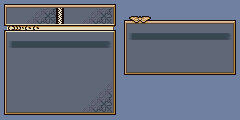

The image is a tile-based game level rendered from a .tmx file. Its description and complete source (layers, tilesets, objects, tile grids) follow:
An orthogonal 30x15 tile map with 8x8 px tiles, 1 tile layer (Tile Layer 1).

<map version="1.10" tiledversion="1.11.2" orientation="orthogonal" renderorder="right-down" width="30" height="15" tilewidth="8" tileheight="8" infinite="0" nextlayerid="2" nextobjectid="1">
 <tileset firstgid="1" source="../../Image/Png/MenuTiles.tsx" />
 <layer id="1" name="Tile Layer 1" width="30" height="15">
  <data encoding="csv">
2,3,3,3,3,3,3,3,3,3,3,3,3,3,6,1,1,1,1,1,1,1,1,1,1,1,1,1,1,1,
8,9,9,9,63,65,67,48,9,9,9,63,65,67,11,1,1,1,1,1,1,1,1,1,1,1,1,1,1,1,
8,9,9,63,65,67,69,48,9,9,63,65,67,69,11,2,50,51,52,3,3,3,3,3,3,3,3,3,3,6,
35,36,37,38,38,39,39,39,39,39,39,39,39,39,40,7,9,9,9,9,9,9,9,9,9,9,9,9,9,11,
8,9,9,9,9,9,9,9,9,9,9,9,9,9,11,7,44,45,45,45,45,45,45,45,45,45,45,45,46,11,
7,44,45,45,45,45,45,45,45,45,45,45,45,46,11,7,9,9,9,9,9,9,9,9,9,9,9,9,9,11,
8,9,9,9,9,9,9,9,9,9,9,9,9,9,11,7,9,9,9,9,9,9,9,9,9,9,9,9,9,11,
8,9,9,9,9,9,9,9,9,9,9,9,9,9,11,7,9,9,9,9,9,9,9,9,9,9,9,9,9,11,
8,9,9,9,9,9,9,9,9,9,9,9,9,9,11,7,9,9,9,9,9,9,9,9,9,9,9,9,9,11,
8,9,9,9,9,9,9,9,9,9,9,9,9,9,11,27,28,28,28,28,28,28,28,28,28,28,28,28,28,32,
8,9,9,9,9,9,9,9,9,9,9,9,9,63,11,1,1,1,1,1,1,1,1,1,1,1,1,1,1,1,
8,9,9,9,9,9,9,9,9,9,9,9,63,65,11,1,1,1,1,1,1,1,1,1,1,1,1,1,1,1,
8,9,9,9,9,9,9,9,9,9,9,63,65,67,11,1,1,1,1,1,1,1,1,1,1,1,1,1,1,1,
8,9,9,9,9,9,9,9,9,9,63,65,67,69,11,1,1,1,1,1,1,1,1,1,1,1,1,1,1,1,
27,28,28,28,28,28,28,28,28,28,28,28,28,28,32,1,1,1,1,1,1,1,1,1,1,1,1,1,1,1
</data>
 </layer>
</map>
